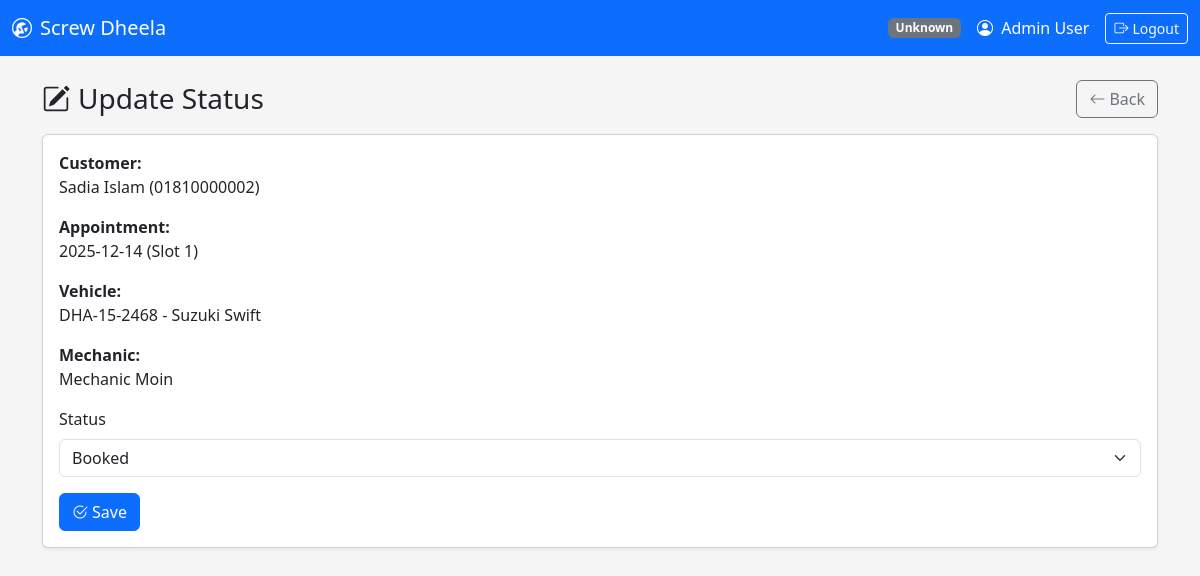
Page /public/appointments/update_status.php?appointment_id=5001 (signed in) on the committed database.
### tables this page shows
CREATE TABLE appointments (
  appointment_id INT AUTO_INCREMENT PRIMARY KEY,
  customer_id INT NOT NULL,
  vehicle_id INT NOT NULL,

   
  requested_date DATE NOT NULL,
  requested_slot TINYINT NOT NULL,  
  problem_text TEXT NOT NULL,

  status ENUM('requested','booked','in_progress','completed','cancelled')
    NOT NULL DEFAULT 'requested',

   
  mechanic_id INT NULL,
  assigned_by_staff_id INT NULL,
  assigned_at DATETIME NULL,

   
  receptionist_note TEXT NULL,

  created_at TIMESTAMP NOT NULL DEFAULT CURRENT_TIMESTAMP,
  updated_at TIMESTAMP NULL DEFAULT NULL ON UPDATE CURRENT_TIMESTAMP,

  KEY idx_appt_day (requested_date),
  KEY idx_appt_status (status),
  KEY idx_appt_mech_day (mechanic_id, requested_date),

  CONSTRAINT chk_slot CHECK (requested_slot BETWEEN 1 AND 4),

  CONSTRAINT fk_appt_customer FOREIGN KEY (customer_id) REFERENCES customers(customer_id)
    ON DELETE CASCADE,
  CONSTRAINT fk_appt_vehicle FOREIGN KEY (vehicle_id) REFERENCES vehicles(vehicle_id)
    ON DELETE CASCADE,
  CONSTRAINT fk_appt_mechanic FOREIGN KEY (mechanic_id) REFERENCES staff(staff_id)
    ON DELETE SET NULL,
  CONSTRAINT fk_appt_assigned_by FOREIGN KEY (assigned_by_staff_id) REFERENCES staff(staff_id)
    ON DELETE SET NULL
);

CREATE TABLE customers (
  customer_id INT AUTO_INCREMENT PRIMARY KEY,
  name VARCHAR(100) NOT NULL,
  email VARCHAR(150) NULL UNIQUE,
  phone VARCHAR(30) NULL,
  password_hash VARCHAR(255) NULL,  
  created_at TIMESTAMP NOT NULL DEFAULT CURRENT_TIMESTAMP,
  updated_at TIMESTAMP NULL DEFAULT NULL ON UPDATE CURRENT_TIMESTAMP
);

CREATE TABLE vehicles (
  vehicle_id INT AUTO_INCREMENT PRIMARY KEY,
  customer_id INT NOT NULL,
  plate_no VARCHAR(30) NOT NULL,
  make VARCHAR(60) NOT NULL,
  model VARCHAR(60) NOT NULL,
  year SMALLINT NULL,
  color VARCHAR(40) NULL,
  created_at TIMESTAMP NOT NULL DEFAULT CURRENT_TIMESTAMP,
  UNIQUE KEY uq_plate (plate_no),
  KEY idx_vehicle_customer (customer_id),
  CONSTRAINT fk_vehicle_customer FOREIGN KEY (customer_id) REFERENCES customers(customer_id)
    ON DELETE CASCADE
);

CREATE TABLE staff (
  staff_id INT AUTO_INCREMENT PRIMARY KEY,
  role_id INT NOT NULL,
  name VARCHAR(100) NOT NULL,
  email VARCHAR(150) NOT NULL UNIQUE,
  phone VARCHAR(30) NULL,
  password_hash VARCHAR(255) NOT NULL,
  is_active TINYINT(1) NOT NULL DEFAULT 1,
  created_at TIMESTAMP NOT NULL DEFAULT CURRENT_TIMESTAMP,
  updated_at TIMESTAMP NULL DEFAULT NULL ON UPDATE CURRENT_TIMESTAMP,
  CONSTRAINT fk_staff_role FOREIGN KEY (role_id) REFERENCES roles(role_id)
);

### public/appointments/update_status.php (called while the page is built)
<?php
require_once __DIR__ . '/../../appointments/update_status.php';

### appointments/update_status.php (the view, shortened to what this page needs)
<?php
require_once __DIR__ . '/../config/db.php';
$appointment_id = (int)($_GET['appointment_id'] ?? $_POST['appointment_id'] ?? 0);
$stmt = $conn->prepare("
    SELECT a.appointment_id, a.status, a.requested_date, a.requested_slot, a.problem_text,
           a.mechanic_id,
           c.name AS customer_name, c.phone,
           v.plate_no, v.make, v.model,
           s.name AS mechanic_name
    FROM appointments a
    JOIN customers c ON c.customer_id = a.customer_id
    LEFT JOIN vehicles v ON v.vehicle_id = a.vehicle_id
    LEFT JOIN staff s ON s.staff_id = a.mechanic_id
    WHERE a.appointment_id = ?
    LIMIT 1
");
$stmt->bind_param("i", $appointment_id);
$stmt->execute();
$appt = $stmt->get_result()->fetch_assoc();
$allowed_statuses = ['requested','booked','in_progress','completed','cancelled'];
include __DIR__ . '/../includes/header.php';
?>
<div class="d-flex align-items-center justify-content-between mb-3">
    <h3 class="mb-0"><i class="bi bi-pencil-square me-2"></i>Update Status</h3>
    <a class="btn btn-outline-secondary" href="/garage_system/public/appointments/view_appointments.php?appointment_id=<?= (int)$appointment_id ?>">
        <i class="bi bi-arrow-left me-1"></i>Back
    </a>
</div>
<div class="card">
    <div class="card-body">
        <div class="mb-3">
            <div class="fw-semibold">Customer:</div>
            <div><?= htmlspecialchars($appt['customer_name']) ?> (<?= htmlspecialchars($appt['phone'] ?? '') ?>)</div>
        </div>
        <div class="mb-3">
            <div class="fw-semibold">Appointment:</div>
            <div><?= htmlspecialchars($appt['requested_date']) ?> (Slot <?= (int)$appt['requested_slot'] ?>)</div>
        </div>
        <div class="mb-3">
            <div class="fw-semibold">Vehicle:</div>
            <div>
                <?php if (!empty($appt['plate_no'])): ?>
                    <?= htmlspecialchars($appt['plate_no']) ?> - <?= htmlspecialchars(trim(($appt['make'] ?? '') . ' ' . ($appt['model'] ?? ''))) ?>
                <?php else: ?>
                    <span class="text-muted">—</span>
                <?php endif; ?>
            </div>
        </div>
        <div class="mb-3">
            <div class="fw-semibold">Mechanic:</div>
            <div><?= htmlspecialchars($appt['mechanic_name'] ?? '—') ?></div>
        </div>
        <form method="post" action="">
            <div class="mb-3">
                <label class="form-label">Status</label>
                <select name="status" class="form-select" required>
                    <?php foreach ($allowed_statuses as $s): ?>
                        <option value="<?= $s ?>" <?= ($appt['status'] === $s) ? 'selected' : '' ?>>
                            <?= htmlspecialchars(ucfirst(str_replace('_',' ', $s))) ?>
                        </option>
                    <?php endforeach; ?>
                </select>
            </div>
            <button class="btn btn-primary">
                <i class="bi bi-check2-circle me-1"></i>Save
            </button>
        </form>
    </div>
</div>
<?php include __DIR__ . '/../includes/footer.php'; ?>

### assets/css/style.css (style rules this page uses)
body { background-color: #f5f5f5; }
.card { box-shadow: 0 2px 4px rgba(0,0,0,0.05); }

### rows in the picture
appointments: customer.name "Sadia Islam", customer.phone "01810000002", requested_date "2025-12-14", requested_slot "1", vehicle.plate_no "DHA-15-2468", vehicle.model "Suzuki Swift", mechanic.name "Mechanic Moin", status "Booked"

### other values in the picture
$badges[$role] "Unknown"
$_SESSION['staff_name'] "Admin User"
